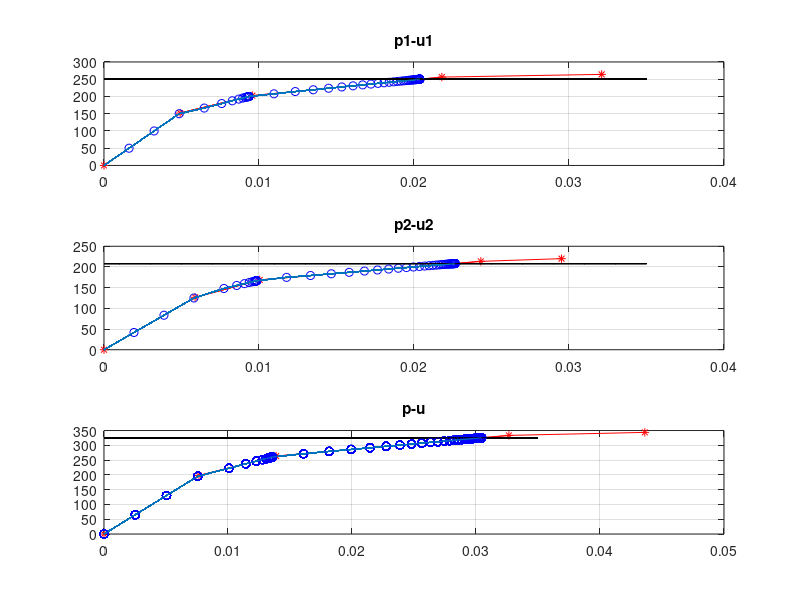

Recreate this plot in MATLAB.
clc;clear;close all;
%tarif soorat soal
A1=5;A2=4;A3=5;A4=6;E=36000;sigmay=25;
A=[5,4,5,6];
L1=sqrt((9^2)+(5^2));L2=sqrt((9^2)+(17^2));L3=sqrt((8^2)+(17^2));L4=sqrt((15^2)+(6^2));
L=[L1,L2,L3,L4];
teta1=3.65;teta2=4.225;teta3=5.152;teta4=5.903;%rad
qy=[sigmay*A1,sigmay*A2,sigmay*A3,sigmay*A4];

a=[-cos(teta1),-sin(teta1);-cos(teta2),-sin(teta2);-cos(teta3),-sin(teta3);-cos(teta4),-sin(teta4)];
Kel=zeros(4);                Kel(1,1)=A1*E/L1;        Kel(2,2)=A2*E/L2;       Kel(3,3)=A3*E/L3 ;      Kel(4,4)=A4*E/L4;
    
     landa=1;
     p=landa*[3,2.5] ;
     p_event=[0;0];
     U_event=[0;0];
     q_event=[0;0;0;0];
     landaprim=0;
 %%%%%%%%%%%%%%%%%%%%%%%%%%%%%%%%%%%%%%%%%%%%%%%%%%%%%%%%%%%%%%%%%%% 
 %event_to_event
%%%%%%%%%%%%%%%%%%%%%%%%%%%%%%%%%%%%%%%%%%%%%%%%%%%%%%%%%%%%%%%%%%%%

  
    b=zeros(2,5);
    c=zeros(2,5);
 
    for i=1:5         %shomarande event
            
          landa=1;
          p=landa*p;
          U=inv(a'*Kel*a)*p';
          V=a*U;
          q=Kel*V;
          if i==1
              Delta_q=qy;
          else    
          Delta_q=qy'-abs(q_event);
          end
                 for k=1:4
                      if Delta_q(k)<=0 
                      landaprime(k)=1000;
                      else
                     landaprime(k)=Delta_q(k)/q(k);
                      end
                 end
                     landaprim=min(abs(landaprime));
                  
                        Q=landaprim*q ;
                        u=landaprim*U;
                        P=landaprim*p;
                        
                         b(1:2,i)=p_event;
                         c(1:2,i)=U_event ;               
                        
                        p_event=P'+p_event;
                         U_event=u+U_event;
                         q_event=Q+q_event;
                         %
                        
                       
               for j=1:4
                   if abs(q_event(j))==qy(j)
                     Kel(j,j)=0.03*Kel(j,j);
                   end
               end
    end
    
    w=zeros(1,5);
    z=zeros(1,5);
    for j=1:5
   
    subplot(3,1,1)
    title('p1-U1')
   
    plot(c(1,j),b(1,j),'*r');hold on;grid on
    x=b(1,1:j);
    y=c(1,1:j);
    line(y,x,'color','r')
    
    
   subplot(3,1,2)
    title('p2-U2')
    plot(c(2,j),b(2,j),'*r');hold on;grid on
    e=b(2,1:j);
    f=c(2,1:j);
    line(f,e,'color','r')
    
     subplot(3,1,3)
    title('p-U')
    B=sqrt(((b(1,j))^2)+((b(2,j))^2));
    C=sqrt(((c(1,j))^2)+((c(2,j))^2));
    w(1,j)=B;
    z(1,j)=C;
    plot(z(1,j),w(1,j),'*r');hold on;grid on
    g=w(1,1:j);
    h=z(1,1:j);
    line(h,g,'color','r')
    end
        
    

%tarif soorat soal
A1=5;A2=4;A3=5;A4=6;E=36000;sigmay=25;alpha=0.03;    A=[5,4,5,6];A_n=diag(A);

L1=sqrt((9^2)+(5^2));L2=sqrt((9^2)+(17^2));L3=sqrt((8^2)+(17^2));L4=sqrt((15^2)+(6^2));L=[L1,L2,L3,L4];

teta1=3.65;teta2=4.225;teta3=5.152;teta4=5.903;%rad

qy=[sigmay*A1,sigmay*A2,sigmay*A3,sigmay*A4];

a=[-cos(teta1),-sin(teta1);-cos(teta2),-sin(teta2);-cos(teta3),-sin(teta3);-cos(teta4),-sin(teta4)];

Kel=zeros(4);                Kel(1,1)=A1*E/L1;        Kel(2,2)=A2*E/L2;       Kel(3,3)=A3*E/L3 ;      Kel(4,4)=A4*E/L4;

a_s=zeros(4);              a_s(1,1)=1/L1;        a_s(2,2)=1/L2;       a_s(3,3)=1/L3 ;      a_s(4,4)=1/L4;

Disp=[0;0];

p_Ext=[250;208.3];

tol=10e-3;

%tavabe komaki tarsim
x1=0:0.001:0.035;
y1=p_Ext(1,1).*(x1>=0);
y2=p_Ext(2,1).*(x1>=0);
y=sqrt((p_Ext(1,1)^2)+(p_Ext(2,1)^2)).*(x1>=0);
n=1;
%%%%%%%%%%%%%%%%%%%%%%%%%%%%%%%%%%%%%%%%%%%%%%%%%%%%%%%%%%%%%%%%%%%%%%%%
% method modified newton 
%%%%%%%%%%%%%%%%%%%%%%%%%%%%%%%%%%%%%%%%%%%%%%%%%%%%%%%%%%%%%%%%%%%%%%%%
step=input('enter how many steps do you want to use in calculating:');
p_ext=p_Ext./step;
for m1=1:step
    
         if m1==1
              p_r=m1*p_ext;
         else 
             p_r=m1*p_ext-(m1-1)*p_ext;
         end
              
      
            while n<=100 & p_r>=tol 
                     
                     
                p_int=[0;0];
                  Delta_u=inv(a'*Kel*a)*p_r;
                  disp_u=Disp+Delta_u;
                  Disp=disp_u;
                  V_n=a*disp_u;
       
                  epsilon=a_s*V_n;
                  sigma_n=zeros(4,1);
                
                  
                  
                  
                  
                  for j=1:4
                      if epsilon(j,1)>=6.95e-4;
                         sigma_n(j,1)=(epsilon(j,1)-6.95e-4)*E*alpha+25;
                      else 
                         sigma_n(j,1)=epsilon(j,1)*E;
                      end
                  end
                  q_n=A_n*sigma_n;
                  p_int=a'*q_n;
                    p_r=m1*p_ext-p_int;
                    
                    if p_r<=tol / n==100
                       for j=1:4
                         if epsilon(j,1)>=6.95e-4;
                         Kel(j,j)=A(j)*E*alpha/L(j);
                         end
                       end
                   end  
                  
                    n=n+1 ;       
                 
                  b_n(1:2,n)=p_int;
                  c_n(1:2,n)=disp_u;
                 
                  subplot(3,1,1)
                  title('p1-u1')
                  plot(c_n(1,n),b_n(1,n),'ob',x1,y1,'k'),grid on,hold on
                  b_nf=b_n(1,1:n);
                  c_nf=c_n(1,1:n);
                  line(c_nf,b_nf)
                 % 
                   subplot(3,1,2)
                  title('p2-u2')
                  plot(c_n(2,n),b_n(2,n),'ob',x1,y2,'k'),grid on,hold on
                  b_nfu=b_n(2,1:n);
                  c_nfu=c_n(2,1:n);
                  line(c_nfu,b_nfu)
                  
                  B_n(1,n)=sqrt(((b_n(1,n))^2)+((b_n(2,n))^2));
                  C_n(1,n)=sqrt(((c_n(1,n))^2)+((c_n(2,n))^2));
                   subplot(3,1,3)
                  title('p-u')
                  plot(C_n,B_n,'ob',x1,y,'k'),grid on,hold on
                  B_nf=B_n(1,1:n);
                  C_nf=C_n(1,1:n);
                  line(C_nf,B_nf)
                 
                  
                 
                     end
               
       
end 

                  
                   
                   
                  
                                   
                  
                  

          
          
         
    
    

    
    
    